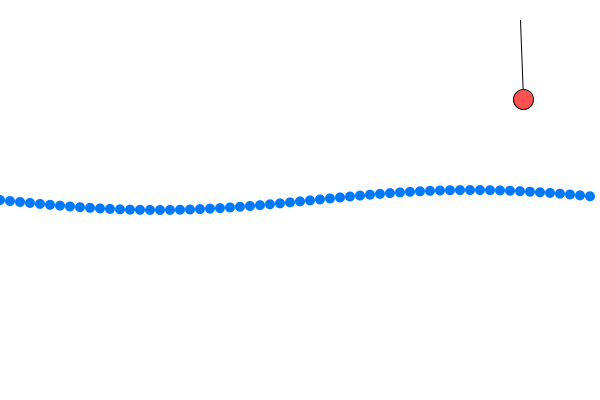
Frame 1 (no input)
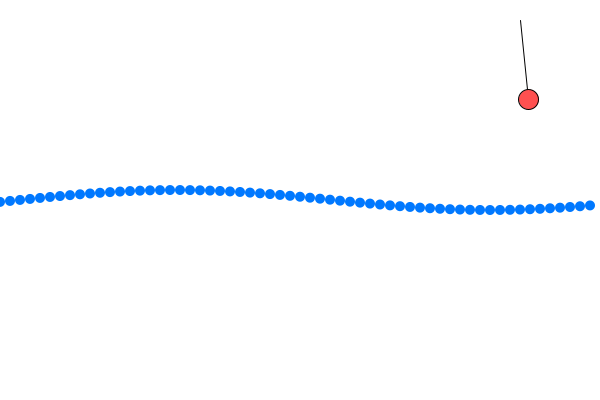
Frame 60 (the mouse pressed at the canvas centre just before this capture)
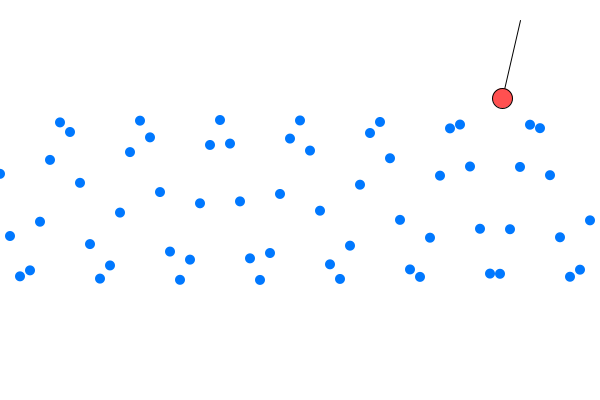
Frame 120 (the mouse held since frame 60 and released just before this capture)

The Processing sketch that drew these frames (run headless with seeded random() and noise(); from frame 60 on, the mouse is pressed at the canvas centre):

// Processing sketch: L13_Khvylya
// ── L13_Khvylya.pde
// Урок 13. Синус: хвиля та маятник
// Миша по X змінює довжину хвилі, по Y — амплітуду.

float angle = 0;

void setup() {
  size(600, 400);
}

void draw() {
  background(255);

  float waveLen = map(mouseX, 0, width, 0.01, 0.15);
  float amp = map(mouseY, 0, height, 10, 150);

  // Хвиля з кружечків
  noStroke();
  fill(0, 120, 255);
  for (int x = 0; x < width; x += 10) {
    float y = height/2 + amp * sin(angle + x * waveLen);
    ellipse(x, y, 10, 10);
  }

  // Маятник: кут коливається через sin()
  float a = QUARTER_PI * sin(frameCount * 0.05);
  float bx = 520 + 80 * sin(a);
  float by = 20 + 80 * cos(a);
  stroke(0);
  line(520, 20, bx, by);
  fill(255, 80, 80);
  ellipse(bx, by, 20, 20);

  angle += 0.05;
}
